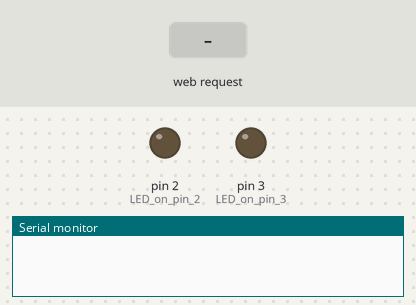
A sketch run on a simulated Arduino Uno, built with avr-gcc and run on an emulated ATmega328P. Shown: output pins drawn as LEDs (lit = HIGH), the last lines printed to the serial monitor. The test bench sets the inputs (shaded band). WiFi joins after 1.5 s; servers stay silent unless stated.

Above: at 1.2 s.
1.3 s: HTTP request GET /?LED2=2 received
At 2.4 s:
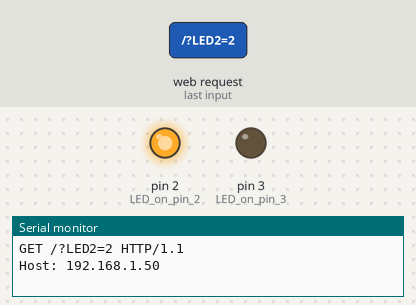
2.8 s: HTTP request GET /?LED3=2 received
At 3.5 s:
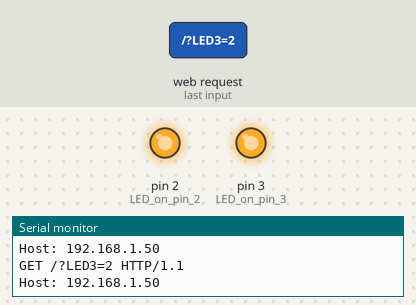
4.3 s: HTTP request GET /?LED2=2 received
At 4.7 s:
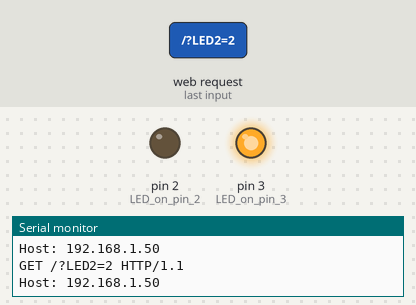
Timing chart, 0 to 7.3 s (numbered marks = the images above; inputs shaded):
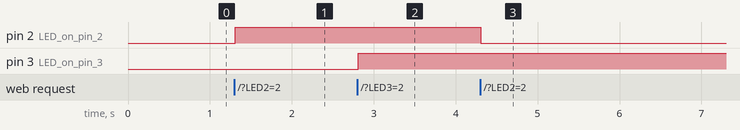

The sketch:

sketch_sep13b.ino
```cpp
#include <SPI.h>
#include <Ethernet2.h> //change if not using Shield 2

// MAC address from Ethernet shield sticker under board
byte mac[] = { 0x90, 0xA2, 0xDA, 0x11, 0x06, 0xA9 };
IPAddress ip(127, 0, 0, 1); // IP address, this will change depending on your network and set up
EthernetServer server(80);  // create a server at port 80

String HTTP_req;          // stores the HTTP request
boolean LED_status = 0;   // state of LED2, off by default
boolean LED_status3 = 0;   // state of LED3, off by default

void setup()
{
    Ethernet.begin(mac, ip);  // initialize Ethernet device
    server.begin();           // start to listen for clients
    Serial.begin(9600);       // for diagnostics
    pinMode(2, OUTPUT);       // LED on pin 2
    pinMode(3, OUTPUT);       // LED on pin 3
}

void loop()
{
    EthernetClient client = server.available();  // try to get client

    if (client) {  // got client?
        boolean currentLineIsBlank = true;
        while (client.connected()) {
            if (client.available()) {   // client data available to read
                char c = client.read(); // read 1 byte (character) from client
                HTTP_req += c;  // save the HTTP request 1 char at a time
                // last line of client request is blank and ends with \n
                // respond to client only after last line received
                if (c == '\n' && currentLineIsBlank) {
                    // send a standard http response header
                    client.println("HTTP/1.1 200 OK");
                    client.println("Content-Type: text/html");
                    client.println("Connection: close");
                    client.println();
                    // send web page
                    client.println("<!DOCTYPE html>");
                    client.println("<html>");
                    client.println("<head>");
                    client.println("<title>Arduino LED Control</title>");
                    //adds styles
                    client.println("<style type=\"text/css\">body {font-size:1.7rem; font-family: Georgia; text-align:center; color: #333; background-color: #cdcdcd;} div{width:75%; background-color:#fff; padding:15px; text-align:left; border-top:5px solid #bb0000; margin:25px auto;}</style>");
                    client.println("<meta name=\"viewport\" content=\"width=device-width, initial-scale=1\">");
                    client.println("</head>");
                    client.println("<body>");
                    client.println("<div>");
                    client.println("<h1>LED</h1>");
                    client.println("<p>Click to switch LED on and off.</p>");
                    client.println("<form method=\"get\">");
                    ProcessCheckbox(client);
                    client.println("</form>");
                    client.println("<form method=\"get\">");
                    ProcessCheckbox3(client);
                    client.println("</form>");
                    client.println("</div>");
                    client.println("</body>");
                    client.println("</html>");
                    Serial.print(HTTP_req);
                    HTTP_req = "";    // finished with request, empty string
                    break;
                }
                // every line of text received from the client ends with \r\n
                if (c == '\n') {
                    // last character on line of received text
                    // starting new line with next character read
                    currentLineIsBlank = true;
                }
                else if (c != '\r') {
                    // a text character was received from client
                    currentLineIsBlank = false;
                }
            } // end if (client.available())
        } // end while (client.connected())
        delay(1);      // give the web browser time to receive the data
        client.stop(); // close the connection
    } // end if (client)
}

// switch LED2 and send back HTML for LED2 checkbox
void ProcessCheckbox(EthernetClient cl)
{
    if (HTTP_req.indexOf("LED2=2") > -1) {  // see if checkbox was clicked
        // the checkbox was clicked, toggle the LED
        if (LED_status) {
            LED_status = 0;
        }
        else {
            LED_status = 1;
        }
    }

    if (LED_status) {    // switch LED2 on
        digitalWrite(2, HIGH);
        // checkbox is checked
        cl.println("<input type=\"checkbox\" name=\"LED2\" value=\"2\" \
        onclick=\"submit();\" checked>LED2");
    }
    else {              // switch LED2 off
        digitalWrite(2, LOW);
        // checkbox is unchecked
        cl.println("<input type=\"checkbox\" name=\"LED2\" value=\"2\" \
        onclick=\"submit();\">LED2");
    }
}

// switch LED3 and send back HTML for LED3 checkbox
void ProcessCheckbox3(EthernetClient cl)
{
    if (HTTP_req.indexOf("LED3=2") > -1) {  // see if checkbox was clicked
        // the checkbox was clicked, toggle the LED3
        if (LED_status3) {
            LED_status3 = 0;
        }
        else {
            LED_status3 = 1;
        }
    }

    if (LED_status3) {    // switch LED3 on
        digitalWrite(3, HIGH);
        // checkbox is checked
        cl.println("<input type=\"checkbox\" name=\"LED3\" value=\"2\" \
        onclick=\"submit();\" checked>LED3");
    }
    else {              // switch LED3 off
        digitalWrite(3, LOW);
        // checkbox is unchecked
        cl.println("<input type=\"checkbox\" name=\"LED3\" value=\"2\" \
        onclick=\"submit();\">LED3");
    }
}
```

Measured:
- after the input at 1.3 s, pin 2 (LED_on_pin_2): LOW → HIGH at once
- after the input at 2.8 s, pin 3 (LED_on_pin_3): LOW → HIGH at once
- after the input at 4.3 s, pin 2 (LED_on_pin_2): HIGH → LOW at once
